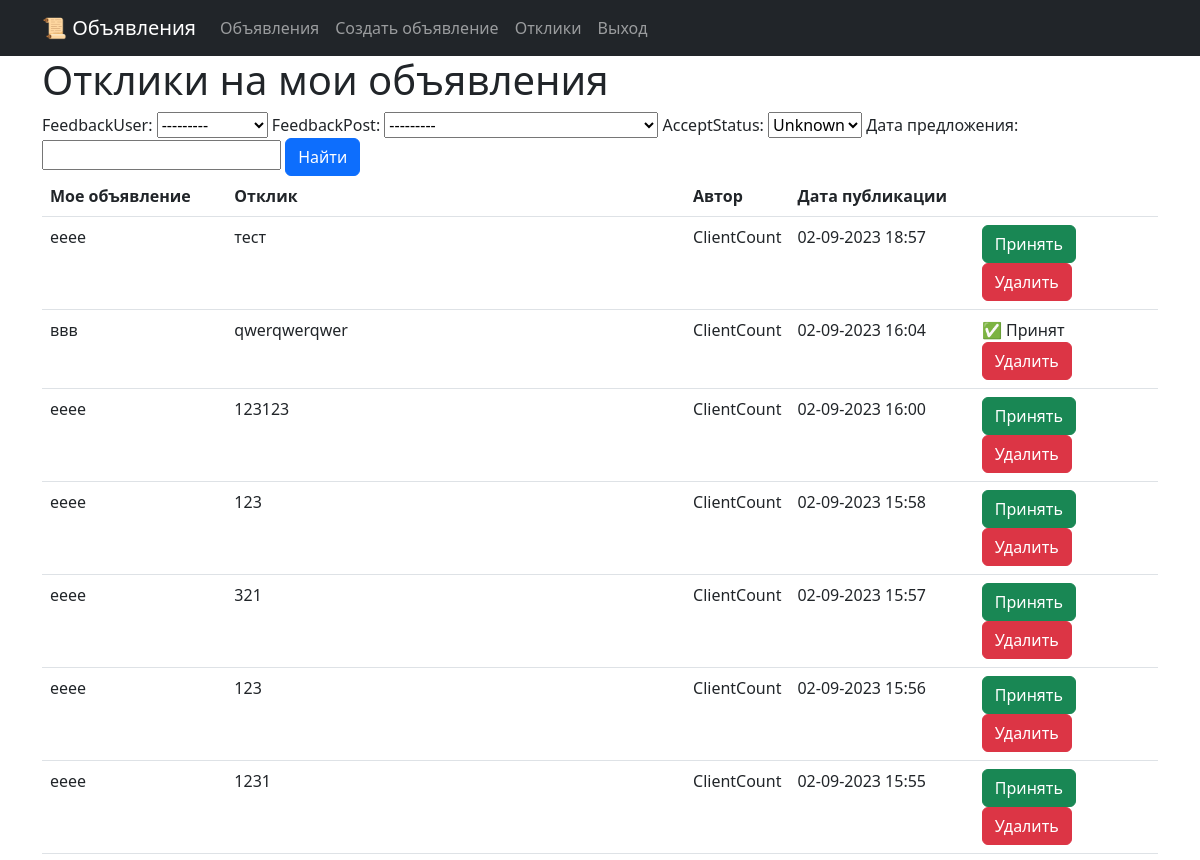
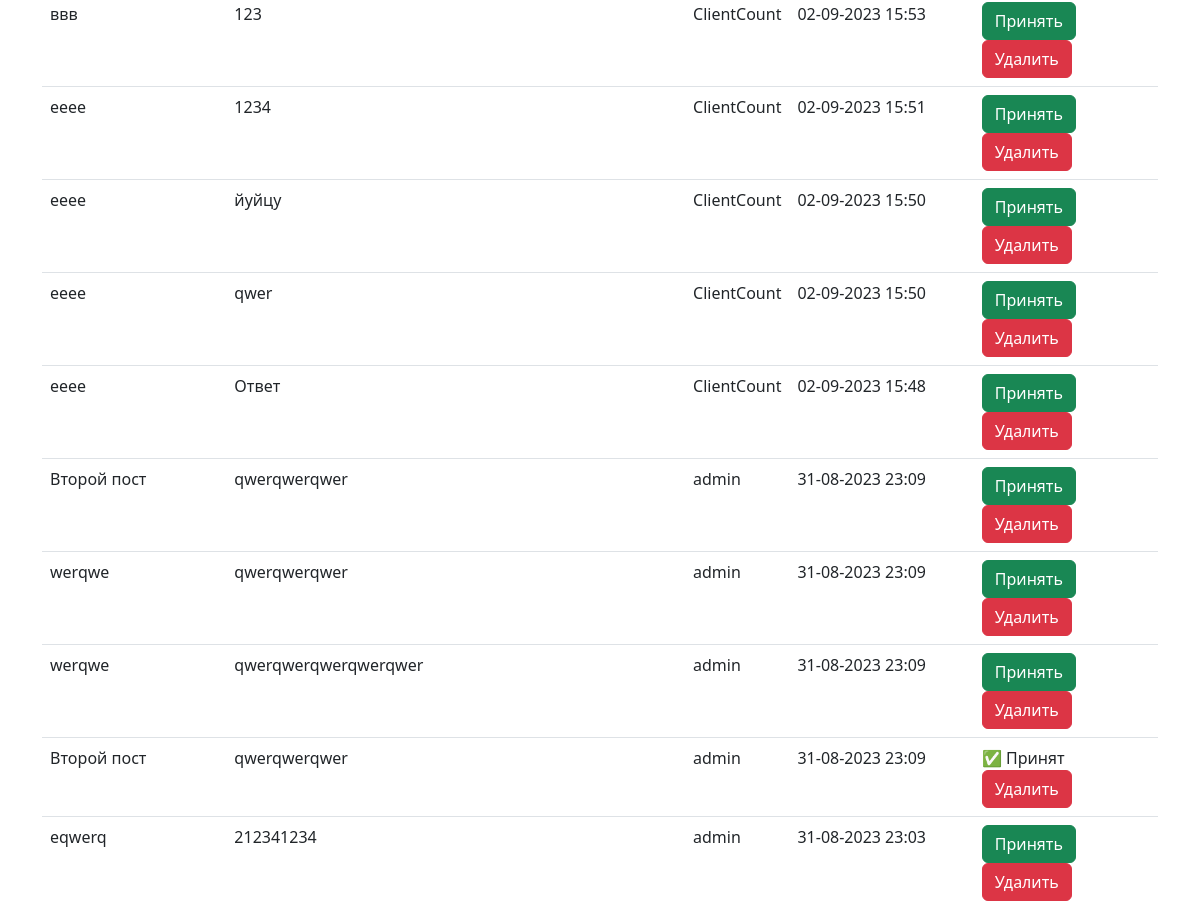
Page /replys/ (signed in, upper part) on the earlier database version (2 pictures, top to bottom).
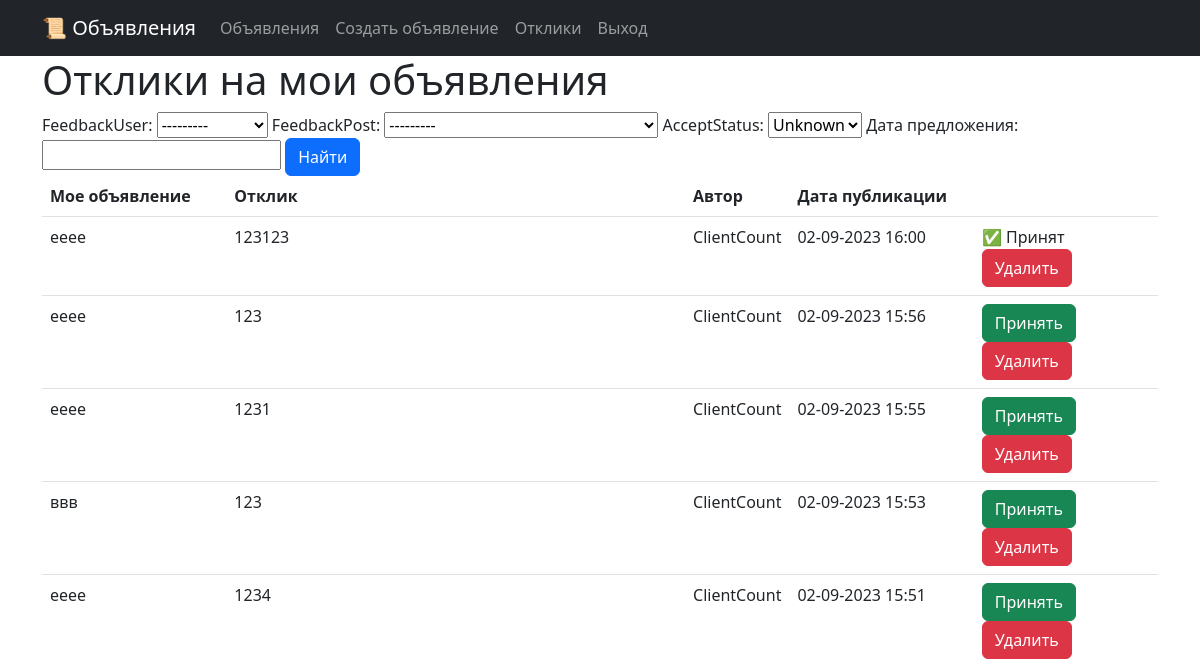
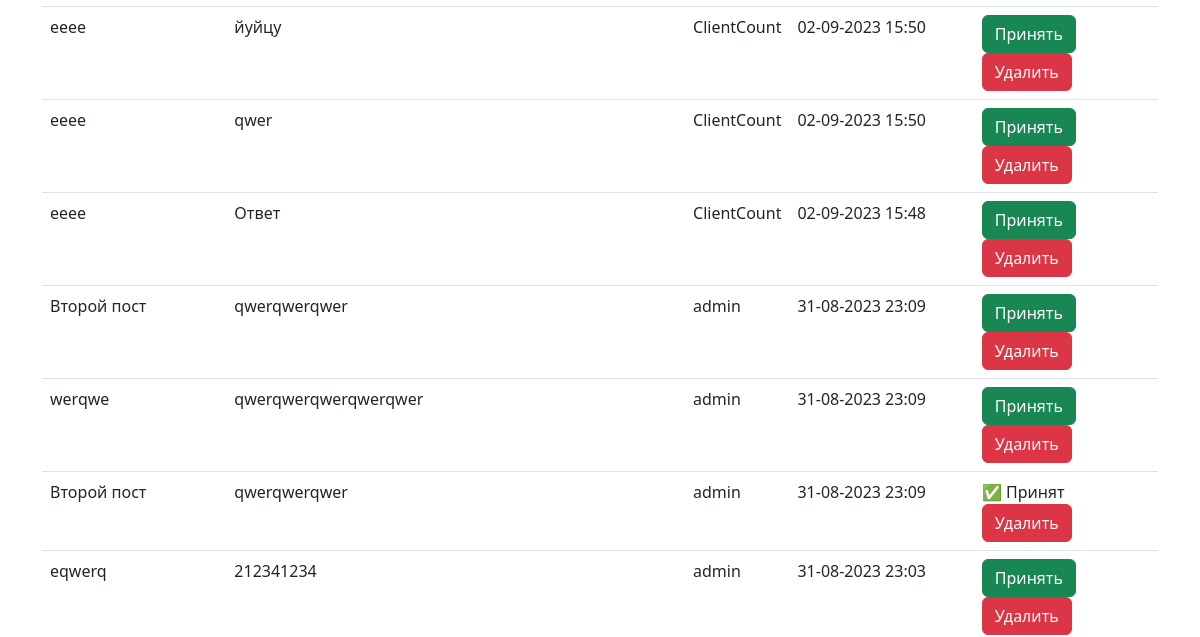
Same page on the later database version (2 pictures, top to bottom).
### boardapp/models.py (models this page shows, shortened)
class Reply(models.Model):
    feedbackUser = models.ForeignKey(User, on_delete=models.CASCADE, related_name='user_replys')
    feedbackPost = models.ForeignKey(Post, on_delete=models.CASCADE, related_name='post_replys' )
    acceptStatus = models.BooleanField(default=False)
    text = models.TextField()
    dateCreation = models.DateTimeField(auto_now_add=True)

class Post(models.Model):
    user = models.ForeignKey(User, on_delete=models.CASCADE, related_name='user_posts')
    title = models.CharField(max_length=128)
    content = models.TextField()
    dateCreation = models.DateTimeField(auto_now_add=True)
    TANK = 'TK'
    HEAL = 'HL'
    DD = 'DD'
    MERCHANT = 'MC'
    GUILDMASTER = 'GM'
    QUESTGIVER = 'QG'
    BLACKSMITH = 'BS'
    LEATHERWORKER = 'LW'
    POTIONSMASTER = 'PM'
    SPELLMASTER = 'SM'
    CATEGORY_CHOICES = (
        (TANK, 'Танки'),
        (HEAL, 'Хилы'),
        (DD, 'ДД'),
        (MERCHANT, 'Торговцы'),
        (GUILDMASTER, 'Гилдмастеры'),
        (QUESTGIVER, 'Квестгиверы'),
        (BLACKSMITH, 'Кузнецы'),
        (LEATHERWORKER, 'Кожевники'),
        (POTIONSMASTER, 'Зельевары'),
        (SPELLMASTER, 'Мастера заклинаний'),
    )
    categoryType = models.CharField(max_length=2, choices=CATEGORY_CHOICES)
    def __str__(self):
        return f'Объявление #{self.pk} - {self.title}'

### boardapp/views.py (the view)
# urls.py: path('replys/', ReplyList.as_view(), name='reply_list'),
class ReplyList(LoginRequiredMixin, ListView):
    model = Reply
    template_name='boardapp/replylist.html'
    context_object_name='replys'
    ordering = ['-dateCreation']
    paginate_by = 10
    def get_queryset(self):
        user = self.request.user
        return Reply.objects.filter(feedbackPost__user=user).order_by('-dateCreation')
    def get_context_data(self, **kwargs):
        context = super().get_context_data(**kwargs)
        context['filter'] = ReplyFilter(self.request.GET, queryset=self.get_queryset())
        return context

### boardapp/templates/boardapp/replylist.html (shortened to what this page needs)
{% extends 'layout/default.html' %}
{% block content %}
    <h1>Отклики на мои объявления</h1>
    <form method="GET">
        {{ filter.form }}
        <input class="btn btn-primary" type="submit" value="Найти">
    </form>
    {% if replys %}
        <table  class="table table-hover">
            <tr>
                <th scope="col" class="col-2">
                    Мое объявление
                </th>
                <th scope="col" class="col-5">
                    Отклик
                </th>
                <th scope="col" class="col-1">
                    Автор
                </th>
                <th scope="col" class="col-2">
                    Дата публикации
                </th>
                <th scope="col" class="col-2">
                </th>
            </tr>
            {% for p in filter.qs %}
            <tr>
                <td>
                    {{p.feedbackPost.title}}
                </td>
                <td>
                    {{p.text}}
                </td>
                <td>
                    {{p.feedbackUser.username}}
                </td>
                <td>
                    {{p.dateCreation|date:'d-m-Y H:i'}}
                </td>
                <td>
                    {% if not p.acceptStatus %}
                    <a class="btn btn-success" role="button" href="{% url 'accept_reply' p.id %}">
                        Принять
                    </a>
                    {% else %}
                    ✅ Принят
                    {% endif %}
                    <a class="btn btn-danger" role="button" href="{% url 'delete_reply' p.id %}">
                        Удалить
                    </a>
                </td>
            </tr>
            {% endfor %}
        </table>
        {% else %}
        <h3>Нет объявлений</h3>
    {% endif %}
{% endblock content %}

Differences in the rows shown:
removed Reply: feedbackPost "ееее", text "тест", feedbackUser.username "ClientCount", dateCreation "02-09-2023 18:57", acceptStatus "Принять"
removed Reply: feedbackPost "ввв", text "qwerqwerqwer", feedbackUser.username "ClientCount", dateCreation "02-09-2023 16:04", acceptStatus "✅ Принят"
removed Reply: feedbackPost "ееее", text "123", feedbackUser.username "ClientCount", dateCreation "02-09-2023 15:58", acceptStatus "Принять"
removed Reply: feedbackPost "ееее", text "321", feedbackUser.username "ClientCount", dateCreation "02-09-2023 15:57", acceptStatus "Принять"
removed Reply: feedbackPost "werqwe", text "qwerqwerqwer", feedbackUser.username "admin", dateCreation "31-08-2023 23:09", acceptStatus "Принять"
changed Reply (number 1 of 12 on the later page): acceptStatus "Принять" → "✅ Принят"
